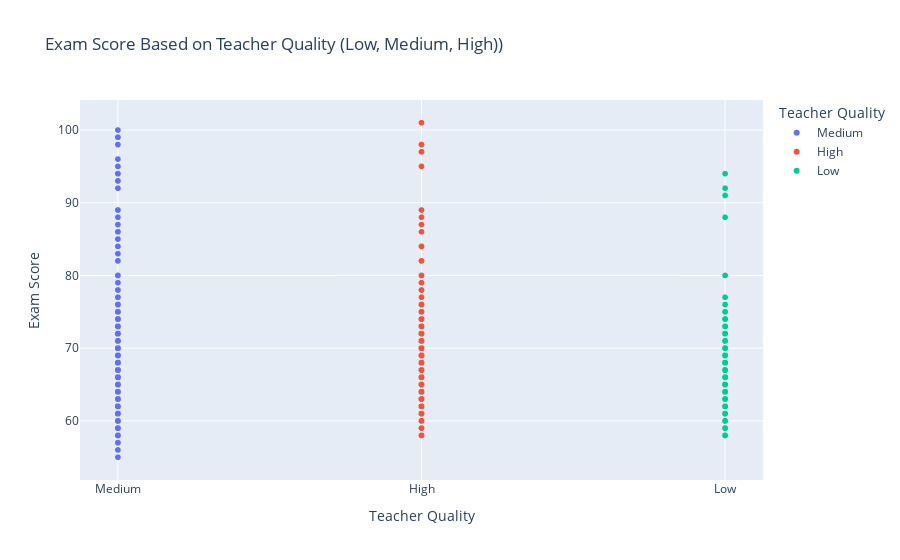

The code cell stored with this chart in its notebook:
### Code cell
fig = px.scatter(dataset, 
                 x='Teacher_Quality',  # Teacher Quality is already categorical (Low, Medium, High)
                 y='Exam_Score', 
                 title='Exam Score Based on Teacher Quality (Low, Medium, High))',
                 labels={'Teacher_Quality': 'Teacher Quality', 'Exam_Score': 'Exam Score'},
                 template='plotly',
                 color='Teacher_Quality',  # Color points by Teacher Quality
                 hover_data=['Teacher_Quality', 'Exam_Score'])  # Show additional info on hover

# Display the interactive scatter plot
fig.show()

### Figure 1 — Plotly figure (JSON) as saved in the notebook; plotly's stock layout.template omitted (floating-point values rounded to 4 significant figures; data arrays with more than 128 entries replaced by an {"elided": "..."} marker saying what was removed)
{"data": [{"hovertemplate": "Teacher Quality=%{x}<br>Exam Score=%{y}<extra></extra>", "legendgroup": "Medium", "marker": {"color": "#636efa", "symbol": "circle"}, "mode": "markers", "name": "Medium", "showlegend": true, "type": "scattergl", "x": {"elided": "3925 str values"}, "xaxis": "x", "y": {"elided": "3925 int values"}, "yaxis": "y"}, {"hovertemplate": "Teacher Quality=%{x}<br>Exam Score=%{y}<extra></extra>", "legendgroup": "High", "marker": {"color": "#EF553B", "symbol": "circle"}, "mode": "markers", "name": "High", "showlegend": true, "type": "scattergl", "x": {"elided": "1947 str values"}, "xaxis": "x", "y": {"elided": "1947 int values"}, "yaxis": "y"}, {"hovertemplate": "Teacher Quality=%{x}<br>Exam Score=%{y}<extra></extra>", "legendgroup": "Low", "marker": {"color": "#00cc96", "symbol": "circle"}, "mode": "markers", "name": "Low", "showlegend": true, "type": "scattergl", "x": {"elided": "657 str values"}, "xaxis": "x", "y": {"elided": "657 int values"}, "yaxis": "y"}], "layout": {"legend": {"title": {"text": "Teacher Quality"}, "tracegroupgap": 0}, "title": {"text": "Exam Score Based on Teacher Quality (Low, Medium, High))"}, "xaxis": {"anchor": "y", "categoryarray": ["Medium", "High", "Low", null], "categoryorder": "array", "domain": [0, 1], "title": {"text": "Teacher Quality"}}, "yaxis": {"anchor": "x", "domain": [0, 1], "title": {"text": "Exam Score"}}}}
